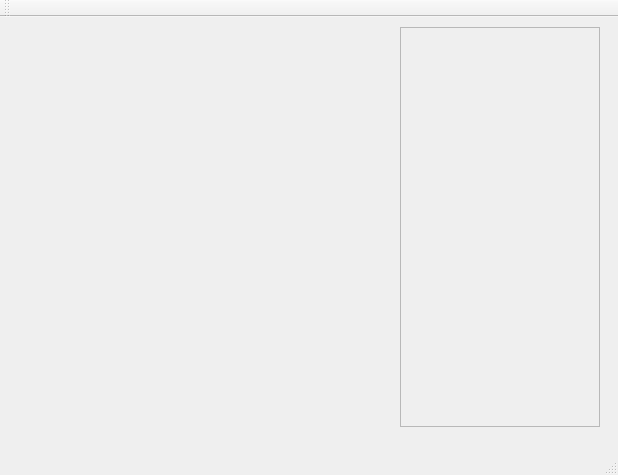
<?xml version="1.0" encoding="UTF-8"?>
<ui version="4.0">
 <class>MainWindow</class>
 <widget class="QMainWindow" name="MainWindow">
  <property name="geometry">
   <rect>
    <x>0</x>
    <y>0</y>
    <width>618</width>
    <height>475</height>
   </rect>
  </property>
  <property name="windowTitle">
   <string>MainWindow</string>
  </property>
  <widget class="QWidget" name="centralWidget">
   <widget class="QScrollArea" name="scrollArea">
    <property name="geometry">
     <rect>
      <x>400</x>
      <y>10</y>
      <width>200</width>
      <height>400</height>
     </rect>
    </property>
    <property name="verticalScrollBarPolicy">
     <enum>Qt::ScrollBarAlwaysOff</enum>
    </property>
    <property name="horizontalScrollBarPolicy">
     <enum>Qt::ScrollBarAlwaysOff</enum>
    </property>
    <property name="widgetResizable">
     <bool>true</bool>
    </property>
    <widget class="QWidget" name="scrollAreaWidgetContents">
     <property name="geometry">
      <rect>
       <x>0</x>
       <y>0</y>
       <width>198</width>
       <height>398</height>
      </rect>
     </property>
    </widget>
   </widget>
  </widget>
  <widget class="QMenuBar" name="menuBar">
   <property name="geometry">
    <rect>
     <x>0</x>
     <y>0</y>
     <width>618</width>
     <height>21</height>
    </rect>
   </property>
  </widget>
  <widget class="QToolBar" name="mainToolBar">
   <attribute name="toolBarArea">
    <enum>TopToolBarArea</enum>
   </attribute>
   <attribute name="toolBarBreak">
    <bool>false</bool>
   </attribute>
  </widget>
  <widget class="QStatusBar" name="statusBar"/>
 </widget>
 <layoutdefault spacing="6" margin="11"/>
 <resources/>
 <connections/>
</ui>
